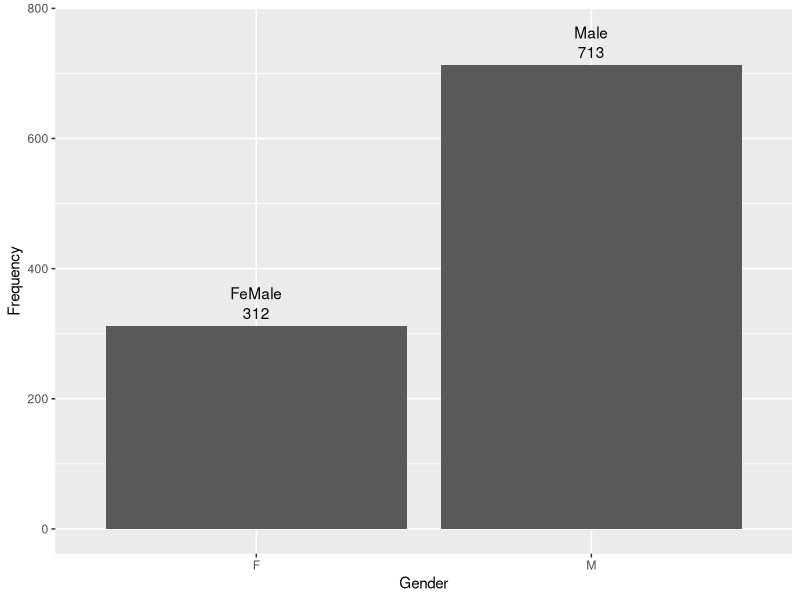
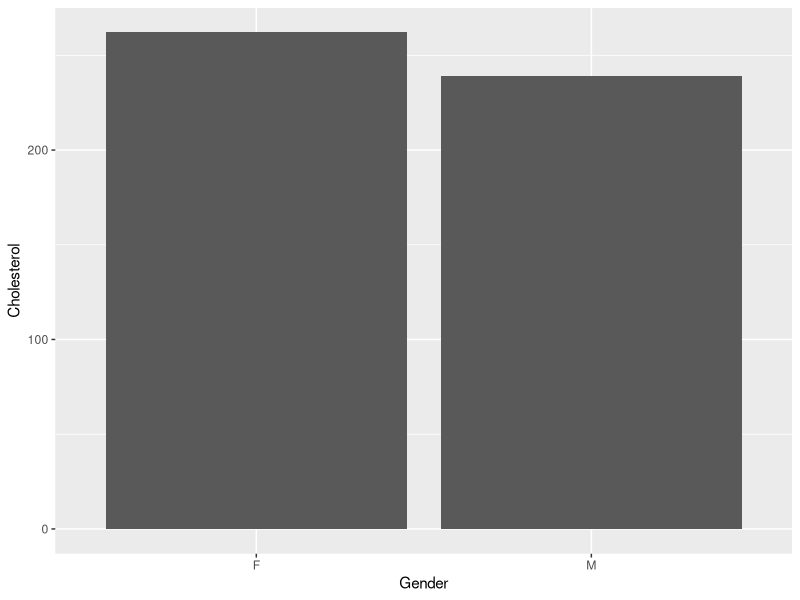
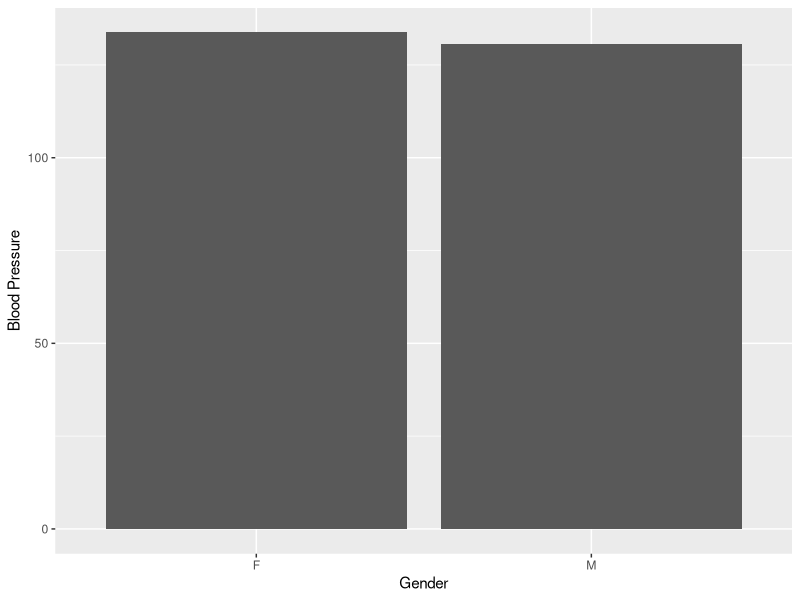
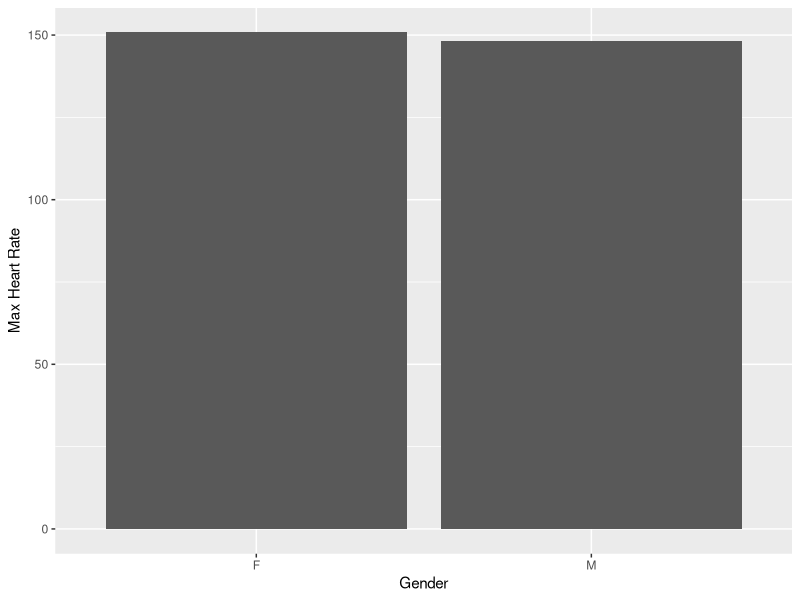

These figures' R source, in order:
#Preprocessing

#setting up the directory
setwd("/Users/vishaknair/Downloads/")
getwd()

raw_data = read.csv("impure_heart (1).csv")

View(raw_data)

# age:			age
# sex:			1: male, 0: female
# cp:			  chest pain type, 1: typical angina, 2: atypical angina, 3: non-anginal pain, 4: asymptomatic
# trestbps:	resting blood pressure
# chol:			serum cholestoral in mg/dl
# fbs:			fasting blood sugar > 120 mg/dl
# restecg:	resting electrocardiographic results (values 0,1,2)
# thalach:	maximum heart rate achieved
# exang:		exercise induced angina
# oldpeak:	oldpeak = ST depression induced by exercise relative to rest
# slope:		the slope of the peak exercise ST segment
# ca:			  number of major vessels (0-3) colored by flourosopy
# thal:			thal: 3 = normal; 6 = fixed defect; 7 = reversable defect

#target:    0 = no heart disease; 1 = heart disease


class(raw_data)

nrow(raw_data)
ncol(raw_data)

dim(raw_data)

head(raw_data)

#summary of the Arguments
summ = lapply(raw_data, summary)
summ


#Number of missing values
#install.packages("tidyverse")
library(tidyverse)
missing = raw_data %>% summarise_all(~ sum(is.na(.)))
missing


#Missing value percentage
percen = function(x){
  return((x*100)/nrow(raw_data))
}
missing_per = lapply(missing, percen)
missing_per


#Number of people suffering from heart diseases:
num_dis = table(raw_data$target)
num_dis[2]


#Gender-wiser count
genderwise = raw_data %>% count(sex)
genderwise
ggplot(genderwise, aes(sex, y =n)) + geom_bar(stat = "identity") + labs(x="Gender", "Female",y="Frequency") + 
  geom_text(aes(label = signif(n)), nudge_y = 20) + 
  geom_text(aes(label = c("FeMale","Male")), nudge_y =50)

#Function to find mean gender-wise
mean_genderwise = function(a,d) {
  data1 = data.frame(a,d)
  data2 = na.omit(data1)
  return(aggregate(data2$a,list(data2$d), FUN=mean))
}

## Handling missing values:

# Deletion of NA values
data1 = na.omit(raw_data)
View(data1)

missing_del = data1 %>% summarise_all(~ sum(is.na(.)))
missing_del

# Imputation methods
#Dealing with missing values
h_data = raw_data[,-13] #Removing thal data as they are not required
h_data
tail(h_data,10)

#Numerical Data
#Replacing trestbps with mean of the respective sex
trestbps_mean_genderwise = mean_genderwise(h_data$trestbps, h_data$sex)
colnames(trestbps_mean_genderwise) <- c('sex','trestbps')
trestbps_mean_genderwise
h_data = left_join(h_data, trestbps_mean_genderwise, by = "sex")
h_data$trestbps = coalesce(h_data$trestbps.x, h_data$trestbps.y)
h_data = select(h_data, -trestbps.x, -trestbps.y)
h_data


#Replacing chol with mean of the respective sex
chol_mean_genderwise = mean_genderwise(h_data$chol, h_data$sex)
colnames(chol_mean_genderwise) <- c('sex','chol')
chol_mean_genderwise
h_data = left_join(h_data, chol_mean_genderwise, by = "sex")
h_data$chol = coalesce(h_data$chol.x, h_data$chol.y)
h_data = select(h_data,-chol.x,-chol.y)
h_data

#Replacing thalach with mean of the respective sex
thalach_mean_genderwise = mean_genderwise(h_data$thalach, h_data$sex)
colnames(thalach_mean_genderwise) <- c('sex','thalach')
thalach_mean_genderwise
h_data = left_join(h_data, thalach_mean_genderwise, by = "sex")
h_data$thalach = coalesce(h_data$thalach.x, h_data$thalach.y)
h_data = select(h_data,-thalach.x,-thalach.y)
h_data


#Checking the count of NA values
missing_imp = h_data %>% summarise_all(~ sum(is.na(.)))
missing_imp

#All the missing values have been dealt with.
new_h_data = h_data

# cholesterol (chol) gender-wise
ggplot(mean_genderwise(new_h_data$chol, h_data$sex), aes(x=x,y=Group.1 )) + geom_bar(stat = "identity") + labs(x="Cholesterol",y="Gender") + coord_flip()

# resting blood pressure (trestbps) gender-wise
ggplot(mean_genderwise(new_h_data$trestbps, h_data$sex), aes(x=x, y =Group.1)) + geom_bar(stat = "identity") + labs(x="Blood Pressure",y="Gender") + coord_flip()

# max heart rate achieved (thalach) gender-wise
ggplot(mean_genderwise(new_h_data$thalach, h_data$sex), aes(x=x, y =Group.1)) + geom_bar(stat = "identity") + labs(x="Max Heart Rate",y="Gender") + coord_flip()

